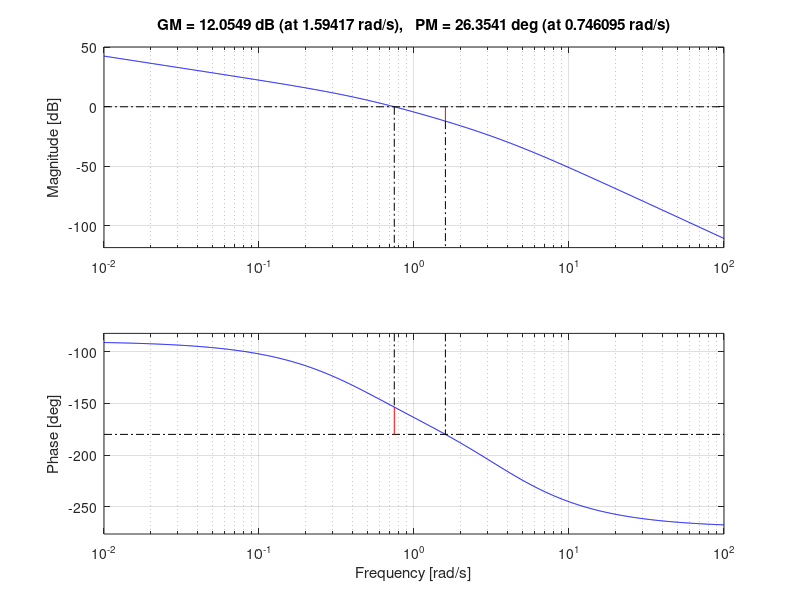
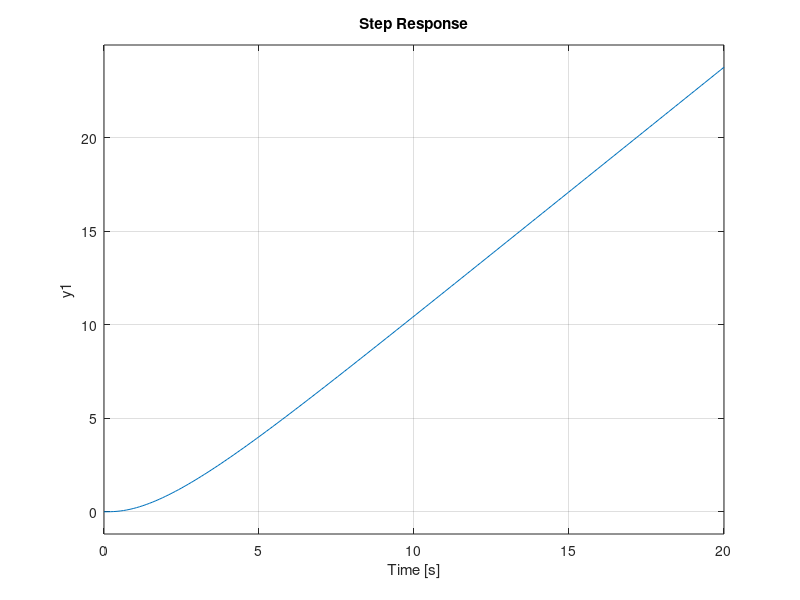
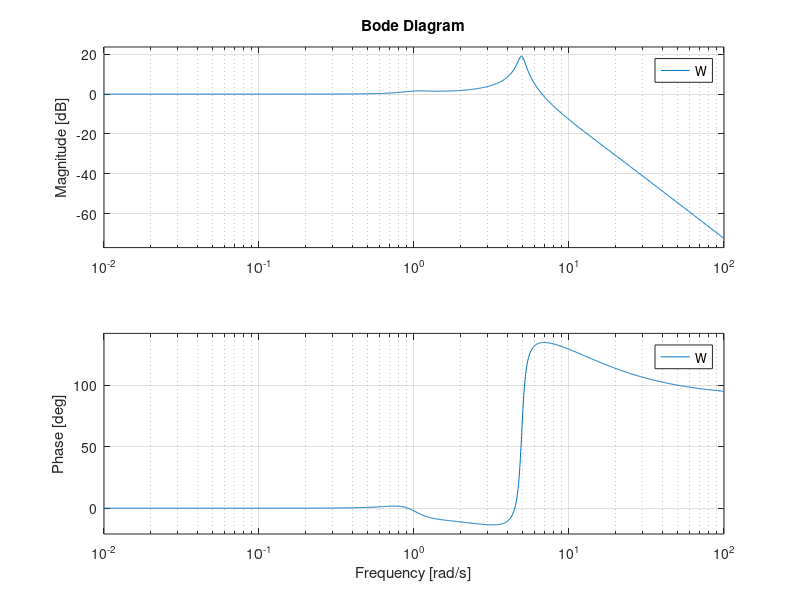

MATLAB code for these plots, in order:
%% PARAMETRI
close all, clear all
s = tf('s');
N = 10;
F = (3*s+6)/(s^4+6.5*s^3+12*s^2+4.5*s); % ha 1 polo in s = 0, quindi no anello aperto
figure, margin(F), grid on
mG = 12.1; % finito, quindi posso usare anello chiuso
wmG = 1.59;
mf = 26.4; % < 40 quindi posso usare Z-N
wmf = 0.746;
%% QUINDI
figure, step(F), grid on
Kp_t = mG
T_t = 2*pi/wmG
Kp = 0.6*Kp_t
TD = 0.5*T_t
TI = 0.125*T_t
RPID = Kp*(1+1/(TI*s)+(TD*s)/(1+TD/N*s));
W = feedback(RPID*F,1); % retroazione negativa unitaria
figure, bode(W), grid on % ci chiede wB e Mr_dB
wB = 7.25;
Mr_dB = 19.1;